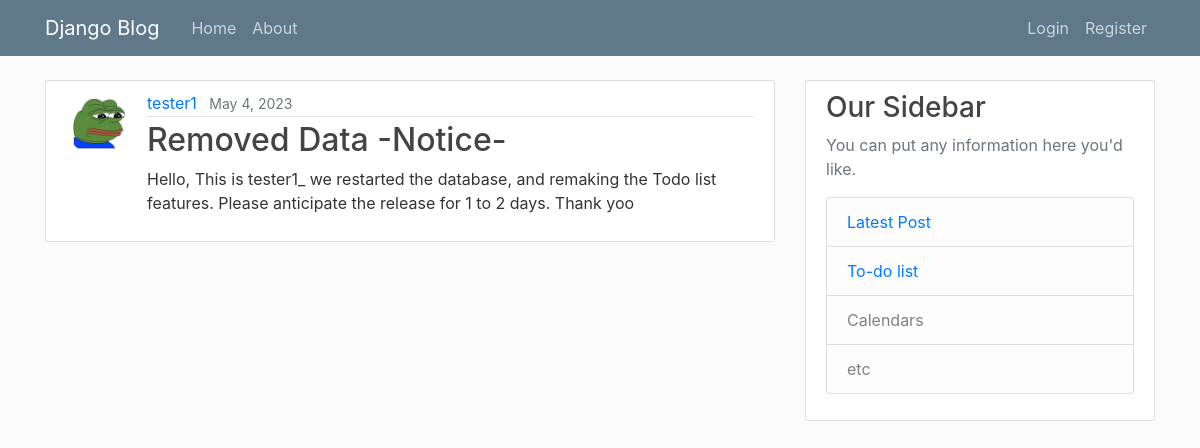
/post/view/1, run on the app's committed database.
### blog/models.py (models this page shows, shortened)
class Post(models.Model):
    title = models.TextField(max_length=50)
    content = models.TextField(max_length=150)
    author = models.ForeignKey(User, on_delete=models.CASCADE)
    date_posted = models.DateField(default=timezone.now)

### users/models.py (models this page shows, shortened)
class Profile(models.Model):
    user = models.OneToOneField(User, on_delete=models.CASCADE)
    image = models.ImageField(default='default.jpg', upload_to='profile_pics')

### blog/views.py (the view)
# urls.py: path("post/view/<int:pk>", views.viewPost, name="view-post"),
def viewPost(request, pk):
    post = Post.objects.filter(id=pk)
    context = {'post':post}
    return render(request, 'blog/post_detail.html', context)

### blog/templates/blog/post_detail.html (shortened to what this page needs)
{% extends 'main.html' %}
{% block content %}
    {% for post in post %}
    <article class="media content-section">
        <img class="rounded-circle article-img" src="{{ post.author.profile.image.url }}" alt="">
        <div class="media-body">
            <div class="article-metadata">
                <a class="mr-2" href="{% url 'user-post-list' post.author.id %}">{{ post.author }}</a>
                <small class="text-muted">{{ post.date_posted }}</small>
            </div>
            <h2 class="article-title">{{ post.title }}</h2>
            <p class="article-content">{{ post.content }}</p>
        </div>
    </article>
    {% endfor %}
{% endblock content %}

### static/styles/style.css (style rules this page uses)
body { background: #fafafa; color: #333333; margin-top: 5rem; }
h1, h2, h3, h4, h5, h6 { color: #444444; }
.content-section { background: #ffffff; padding: 10px 20px; border: 1px solid #dddddd; border-radius: 3px; margin-bottom: 20px; }
.article-title { color: #444444; }
.article-content { white-space: pre-line; }
.article-img { height: 65px; width: 65px; margin-right: 16px; }
.article-metadata { padding-bottom: 1px; margin-bottom: 4px; border-bottom: 1px solid #e3e3e3 }

### data on the page
Post: author.profile.image (picture), author "tester1", date_posted "May 4, 2023", title "Removed Data -Notice-", content "Hello, This is tester1_ we restarted the database, and remaking the Todo list features. Please anticipate the release for 1 to 2 days. Thank yoo"
